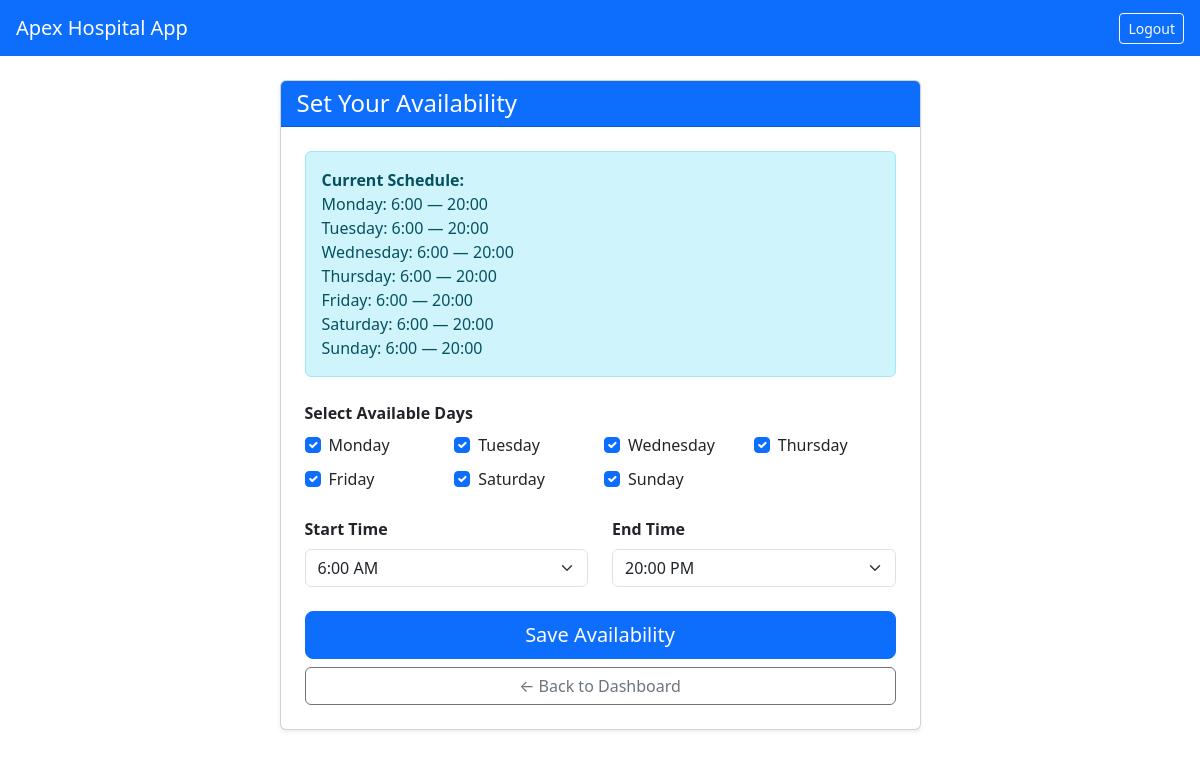
/set-availability/ (signed in), run on the app's committed database.
### accounts/models.py (models this page shows, shortened)
class DoctorAvailability(models.Model):
    DAYS = [
        ('Monday','Monday'), ('Tuesday', 'Tuesday'), ('Wednesday', 'Wednesday'),
        ('Thursday', 'Thursday'), ('Friday', 'Friday'),
        ('Saturday', 'Saturday'), ('Sunday', 'Sunday'),
    ]
    doctor = models.ForeignKey(
        DoctorProfile, on_delete=models.CASCADE, related_name='availability'
    )
    day = models.CharField(max_length=10, choices=DAYS)
    start_hour = models.IntegerField()
    end_hour = models.IntegerField()
    class Meta:
        unique_together = ('doctor', 'day')

### accounts/views.py (the view, shortened to what this page needs)
# urls.py: path('set-availability/', views.set_availability, name='set_availability'),
@login_required
def set_availability(request):
    if request.user.profile.role != 'doctor':
        return redirect('patient_dashboard')
    doctor         = request.user.profile.doctor
    availabilities = DoctorAvailability.objects.filter(doctor=doctor)
    return render(request, 'accounts/set_availability.html', {
        'doctor'        : doctor,
        'availabilities': availabilities,
        'days'          : ['Monday', 'Tuesday', 'Wednesday', 'Thursday', 'Friday', 'Saturday', 'Sunday'],
        'hours'         : list(range(6, 21)),
    })

### accounts/templates/accounts/set_availability.html (shortened to what this page needs)
{% extends 'accounts/base.html' %}
{% block content %}
<div class="row justify-content-center">
  <div class="col-md-7">
    <div class="card shadow-sm">
      <div class="card-header bg-primary text-white">
        <h4 class="mb-0"> Set Your Availability</h4>
      </div>
      <div class="card-body p-4">
        {% if availabilities %}
        <div class="alert alert-info mb-4">
          <strong>Current Schedule:</strong><br>
          {% for a in availabilities %}
             {{ a.day }}: {{ a.start_hour }}:00 — {{ a.end_hour }}:00<br>
          {% endfor %}
        </div>
        {% endif %}
        <form method="POST">
          <div class="mb-4">
            <label class="form-label fw-bold">Select Available Days</label>
            <div class="row g-2">
              {% for day in days %}
              <div class="col-6 col-md-3">
                <div class="form-check">
                  <input class="form-check-input" type="checkbox"
                         name="days" value="{{ day }}" id="day_{{ day }}"
                    {% for a in availabilities %}
                      {% if a.day == day %}checked{% endif %}
                    {% endfor %}>
                  <label class="form-check-label" for="day_{{ day }}">
                    {{ day }}
                  </label>
                </div>
              </div>
              {% endfor %}
            </div>
          </div>
          <div class="row mb-4">
            <div class="col-md-6">
              <label class="form-label fw-bold">Start Time</label>
              <select name="start_hour" class="form-select">
                {% for h in hours %}
                  <option value="{{ h }}"
                    {% if availabilities %}
                      {% for a in availabilities %}
                        {% if a.start_hour == h %}selected{% endif %}
                      {% endfor %}
                    {% endif %}>
                    {{ h }}:00 {% if h < 12 %}AM{% else %}PM{% endif %}
                  </option>
                {% endfor %}
              </select>
            </div>
            <div class="col-md-6">
              <label class="form-label fw-bold">End Time</label>
              <select name="end_hour" class="form-select">
                {% for h in hours %}
                  <option value="{{ h }}"
                    {% if availabilities %}
                      {% for a in availabilities %}
                        {% if a.end_hour == h %}selected{% endif %}
                      {% endfor %}
                    {% endif %}>
                    {{ h }}:00 {% if h < 12 %}AM{% else %}PM{% endif %}
                  </option>
                {% endfor %}
              </select>
            </div>
          </div>
          <button type="submit" class="btn btn-primary w-100 btn-lg">
             Save Availability
          </button>
          <a href="{% url 'doctor_dashboard' %}" class="btn btn-outline-secondary w-100 mt-2">
            ← Back to Dashboard
          </a>
        </form>
      </div>
    </div>
  </div>
</div>
{% endblock %}

### data on the page
DoctorAvailability: day "Monday", start_hour "6", end_hour "20", day "☑" "☑" "☑" "☑" "☑" "☑" "☑", end_hour "20:00 PM"
DoctorAvailability: day "Tuesday", start_hour "6", end_hour "20"
DoctorAvailability: day "Wednesday", start_hour "6", end_hour "20", start_hour "6:00 AM"
DoctorAvailability: day "Thursday", start_hour "6", end_hour "20"
DoctorAvailability: day "Friday", start_hour "6", end_hour "20"
DoctorAvailability: day "Saturday", start_hour "6", end_hour "20"
DoctorAvailability: day "Sunday", start_hour "6", end_hour "20"

### other printed values
{{ day }} "Monday" "Tuesday" "Wednesday" "Thursday" "Friday" "Saturday" "Sunday"
